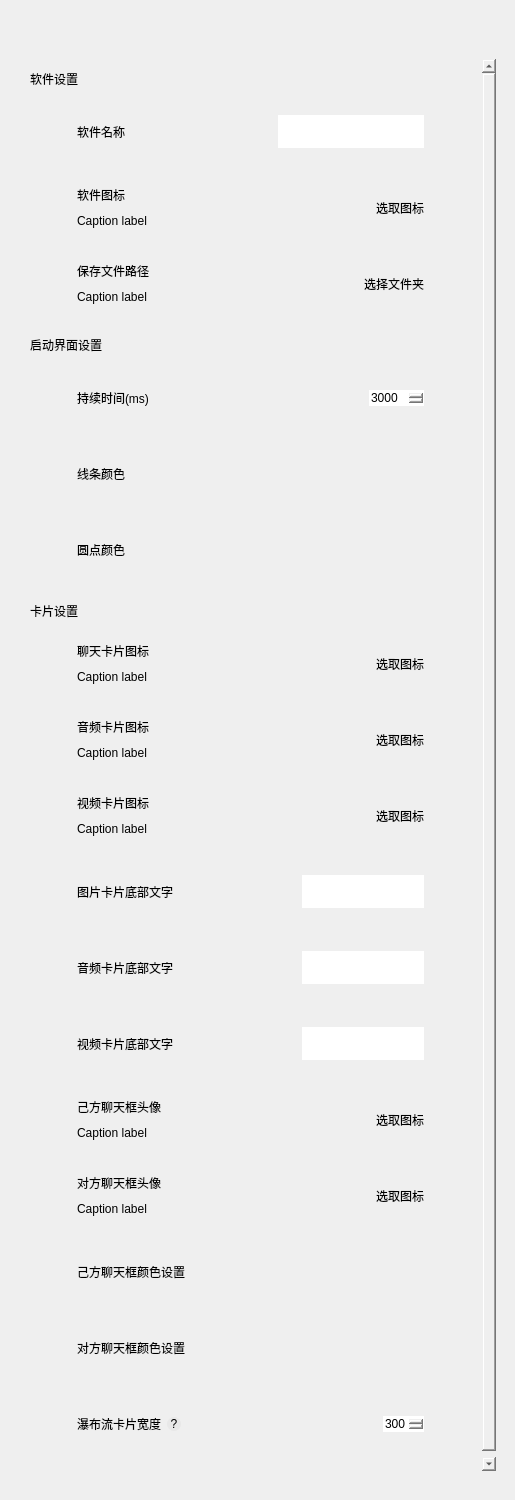
<?xml version="1.0" encoding="UTF-8"?>
<ui version="4.0">
 <class>Form</class>
 <widget class="QWidget" name="Form">
  <property name="geometry">
   <rect>
    <x>0</x>
    <y>0</y>
    <width>515</width>
    <height>1500</height>
   </rect>
  </property>
  <property name="windowTitle">
   <string>Form</string>
  </property>
  <layout class="QHBoxLayout" name="horizontalLayout">
   <property name="spacing">
    <number>6</number>
   </property>
   <property name="leftMargin">
    <number>10</number>
   </property>
   <property name="topMargin">
    <number>50</number>
   </property>
   <property name="rightMargin">
    <number>10</number>
   </property>
   <property name="bottomMargin">
    <number>20</number>
   </property>
   <item>
    <widget class="QWidget" name="widget" native="true">
     <property name="styleSheet">
      <string notr="true"/>
     </property>
     <layout class="QVBoxLayout" name="verticalLayout">
      <item>
       <widget class="ScrollArea" name="ScrollArea">
        <property name="styleSheet">
         <string notr="true">border:none;</string>
        </property>
        <property name="widgetResizable">
         <bool>true</bool>
        </property>
        <widget class="QWidget" name="scrollAreaWidgetContents">
         <property name="geometry">
          <rect>
           <x>0</x>
           <y>0</y>
           <width>477</width>
           <height>1444</height>
          </rect>
         </property>
         <layout class="QVBoxLayout" name="verticalLayout_14">
          <item>
           <layout class="QVBoxLayout" name="verticalLayout_13">
            <item>
             <widget class="QGroupBox" name="groupBox">
              <property name="styleSheet">
               <string notr="true">#groupBox {
	font: 12pt &quot;微软雅黑&quot;;
}</string>
              </property>
              <property name="title">
               <string>软件设置</string>
              </property>
              <layout class="QVBoxLayout" name="verticalLayout_8">
               <item>
                <spacer name="verticalSpacer">
                 <property name="orientation">
                  <enum>Qt::Vertical</enum>
                 </property>
                 <property name="sizeType">
                  <enum>QSizePolicy::Fixed</enum>
                 </property>
                 <property name="sizeHint" stdset="0">
                  <size>
                   <width>20</width>
                   <height>20</height>
                  </size>
                 </property>
                </spacer>
               </item>
               <item>
                <layout class="QVBoxLayout" name="verticalLayout_7">
                 <item>
                  <widget class="CardWidget" name="CardWidget">
                   <property name="minimumSize">
                    <size>
                     <width>0</width>
                     <height>70</height>
                    </size>
                   </property>
                   <property name="maximumSize">
                    <size>
                     <width>16777215</width>
                     <height>16777215</height>
                    </size>
                   </property>
                   <layout class="QHBoxLayout" name="horizontalLayout_3">
                    <property name="leftMargin">
                     <number>40</number>
                    </property>
                    <property name="rightMargin">
                     <number>40</number>
                    </property>
                    <item>
                     <layout class="QHBoxLayout" name="horizontalLayout_2">
                      <item>
                       <widget class="StrongBodyLabel" name="StrongBodyLabel">
                        <property name="text">
                         <string>软件名称</string>
                        </property>
                       </widget>
                      </item>
                      <item>
                       <spacer name="horizontalSpacer">
                        <property name="orientation">
                         <enum>Qt::Horizontal</enum>
                        </property>
                        <property name="sizeHint" stdset="0">
                         <size>
                          <width>40</width>
                          <height>20</height>
                         </size>
                        </property>
                       </spacer>
                      </item>
                      <item>
                       <widget class="LineEdit" name="LineEdit">
                        <property name="maximumSize">
                         <size>
                          <width>200</width>
                          <height>33</height>
                         </size>
                        </property>
                        <property name="text">
                         <string/>
                        </property>
                        <property name="alignment">
                         <set>Qt::AlignCenter</set>
                        </property>
                       </widget>
                      </item>
                     </layout>
                    </item>
                   </layout>
                  </widget>
                 </item>
                 <item>
                  <widget class="CardWidget" name="CardWidget_2">
                   <property name="minimumSize">
                    <size>
                     <width>0</width>
                     <height>70</height>
                    </size>
                   </property>
                   <layout class="QHBoxLayout" name="horizontalLayout_5">
                    <property name="leftMargin">
                     <number>40</number>
                    </property>
                    <property name="rightMargin">
                     <number>40</number>
                    </property>
                    <item>
                     <layout class="QHBoxLayout" name="horizontalLayout_4">
                      <item>
                       <layout class="QVBoxLayout" name="verticalLayout_2">
                        <property name="spacing">
                         <number>0</number>
                        </property>
                        <item>
                         <widget class="StrongBodyLabel" name="StrongBodyLabel_2">
                          <property name="text">
                           <string>软件图标</string>
                          </property>
                         </widget>
                        </item>
                        <item>
                         <widget class="CaptionLabel" name="CaptionLabel">
                          <property name="text">
                           <string>Caption label</string>
                          </property>
                         </widget>
                        </item>
                       </layout>
                      </item>
                      <item>
                       <spacer name="horizontalSpacer_2">
                        <property name="orientation">
                         <enum>Qt::Horizontal</enum>
                        </property>
                        <property name="sizeHint" stdset="0">
                         <size>
                          <width>40</width>
                          <height>20</height>
                         </size>
                        </property>
                       </spacer>
                      </item>
                      <item>
                       <widget class="PushButton" name="PushButton">
                        <property name="text">
                         <string>选取图标</string>
                        </property>
                       </widget>
                      </item>
                     </layout>
                    </item>
                   </layout>
                  </widget>
                 </item>
                 <item>
                  <widget class="CardWidget" name="CardWidget_3">
                   <property name="minimumSize">
                    <size>
                     <width>0</width>
                     <height>70</height>
                    </size>
                   </property>
                   <layout class="QHBoxLayout" name="horizontalLayout_6">
                    <property name="leftMargin">
                     <number>40</number>
                    </property>
                    <property name="rightMargin">
                     <number>40</number>
                    </property>
                    <item>
                     <layout class="QHBoxLayout" name="horizontalLayout_7">
                      <item>
                       <layout class="QVBoxLayout" name="verticalLayout_3">
                        <property name="spacing">
                         <number>0</number>
                        </property>
                        <item>
                         <widget class="StrongBodyLabel" name="StrongBodyLabel_3">
                          <property name="text">
                           <string>保存文件路径</string>
                          </property>
                         </widget>
                        </item>
                        <item>
                         <widget class="CaptionLabel" name="CaptionLabel_2">
                          <property name="text">
                           <string>Caption label</string>
                          </property>
                         </widget>
                        </item>
                       </layout>
                      </item>
                      <item>
                       <spacer name="horizontalSpacer_3">
                        <property name="orientation">
                         <enum>Qt::Horizontal</enum>
                        </property>
                        <property name="sizeHint" stdset="0">
                         <size>
                          <width>40</width>
                          <height>20</height>
                         </size>
                        </property>
                       </spacer>
                      </item>
                      <item>
                       <widget class="PushButton" name="PushButton_2">
                        <property name="text">
                         <string>选择文件夹</string>
                        </property>
                       </widget>
                      </item>
                     </layout>
                    </item>
                   </layout>
                  </widget>
                 </item>
                </layout>
               </item>
              </layout>
             </widget>
            </item>
            <item>
             <widget class="QGroupBox" name="groupBox_3">
              <property name="styleSheet">
               <string notr="true">#groupBox_3 {
	font: 12pt &quot;微软雅黑&quot;;
}</string>
              </property>
              <property name="title">
               <string>启动界面设置</string>
              </property>
              <layout class="QVBoxLayout" name="verticalLayout_10">
               <item>
                <spacer name="verticalSpacer_2">
                 <property name="orientation">
                  <enum>Qt::Vertical</enum>
                 </property>
                 <property name="sizeType">
                  <enum>QSizePolicy::Fixed</enum>
                 </property>
                 <property name="sizeHint" stdset="0">
                  <size>
                   <width>20</width>
                   <height>20</height>
                  </size>
                 </property>
                </spacer>
               </item>
               <item>
                <layout class="QVBoxLayout" name="verticalLayout_9">
                 <item>
                  <widget class="CardWidget" name="CardWidget_11">
                   <property name="minimumSize">
                    <size>
                     <width>0</width>
                     <height>70</height>
                    </size>
                   </property>
                   <layout class="QHBoxLayout" name="horizontalLayout_22">
                    <property name="leftMargin">
                     <number>40</number>
                    </property>
                    <property name="rightMargin">
                     <number>40</number>
                    </property>
                    <item>
                     <layout class="QHBoxLayout" name="horizontalLayout_23">
                      <item>
                       <widget class="StrongBodyLabel" name="StrongBodyLabel_11">
                        <property name="text">
                         <string>持续时间(ms)</string>
                        </property>
                       </widget>
                      </item>
                      <item>
                       <spacer name="horizontalSpacer_11">
                        <property name="orientation">
                         <enum>Qt::Horizontal</enum>
                        </property>
                        <property name="sizeHint" stdset="0">
                         <size>
                          <width>40</width>
                          <height>20</height>
                         </size>
                        </property>
                       </spacer>
                      </item>
                      <item>
                       <widget class="CompactSpinBox" name="CompactSpinBox_2">
                        <property name="minimum">
                         <number>3000</number>
                        </property>
                        <property name="maximum">
                         <number>10000</number>
                        </property>
                        <property name="singleStep">
                         <number>100</number>
                        </property>
                        <property name="value">
                         <number>3000</number>
                        </property>
                       </widget>
                      </item>
                     </layout>
                    </item>
                   </layout>
                  </widget>
                 </item>
                 <item>
                  <widget class="CardWidget" name="CardWidget_12">
                   <property name="minimumSize">
                    <size>
                     <width>0</width>
                     <height>70</height>
                    </size>
                   </property>
                   <layout class="QHBoxLayout" name="horizontalLayout_24">
                    <property name="leftMargin">
                     <number>40</number>
                    </property>
                    <property name="rightMargin">
                     <number>40</number>
                    </property>
                    <item>
                     <layout class="QHBoxLayout" name="horizontalLayout_25">
                      <item>
                       <widget class="StrongBodyLabel" name="StrongBodyLabel_12">
                        <property name="text">
                         <string>线条颜色</string>
                        </property>
                       </widget>
                      </item>
                      <item>
                       <spacer name="horizontalSpacer_12">
                        <property name="orientation">
                         <enum>Qt::Horizontal</enum>
                        </property>
                        <property name="sizeHint" stdset="0">
                         <size>
                          <width>40</width>
                          <height>20</height>
                         </size>
                        </property>
                       </spacer>
                      </item>
                     </layout>
                    </item>
                   </layout>
                  </widget>
                 </item>
                 <item>
                  <widget class="CardWidget" name="CardWidget_13">
                   <property name="minimumSize">
                    <size>
                     <width>0</width>
                     <height>70</height>
                    </size>
                   </property>
                   <layout class="QHBoxLayout" name="horizontalLayout_26">
                    <property name="leftMargin">
                     <number>40</number>
                    </property>
                    <property name="rightMargin">
                     <number>40</number>
                    </property>
                    <item>
                     <layout class="QHBoxLayout" name="horizontalLayout_27">
                      <item>
                       <widget class="StrongBodyLabel" name="StrongBodyLabel_13">
                        <property name="text">
                         <string>圆点颜色</string>
                        </property>
                       </widget>
                      </item>
                      <item>
                       <spacer name="horizontalSpacer_13">
                        <property name="orientation">
                         <enum>Qt::Horizontal</enum>
                        </property>
                        <property name="sizeHint" stdset="0">
                         <size>
                          <width>40</width>
                          <height>20</height>
                         </size>
                        </property>
                       </spacer>
                      </item>
                     </layout>
                    </item>
                   </layout>
                  </widget>
                 </item>
                </layout>
               </item>
              </layout>
             </widget>
            </item>
            <item>
             <widget class="QGroupBox" name="groupBox_2">
              <property name="styleSheet">
               <string notr="true">#groupBox_2 {
	font: 12pt &quot;微软雅黑&quot;;
}</string>
              </property>
              <property name="title">
               <string>卡片设置</string>
              </property>
              <layout class="QVBoxLayout" name="verticalLayout_12">
               <item>
                <layout class="QVBoxLayout" name="verticalLayout_11">
                 <item>
                  <spacer name="verticalSpacer_3">
                   <property name="orientation">
                    <enum>Qt::Vertical</enum>
                   </property>
                   <property name="sizeType">
                    <enum>QSizePolicy::Fixed</enum>
                   </property>
                   <property name="sizeHint" stdset="0">
                    <size>
                     <width>20</width>
                     <height>20</height>
                    </size>
                   </property>
                  </spacer>
                 </item>
                 <item>
                  <widget class="CardWidget" name="CardWidget_4">
                   <property name="minimumSize">
                    <size>
                     <width>0</width>
                     <height>70</height>
                    </size>
                   </property>
                   <layout class="QHBoxLayout" name="horizontalLayout_8">
                    <property name="leftMargin">
                     <number>40</number>
                    </property>
                    <property name="rightMargin">
                     <number>40</number>
                    </property>
                    <item>
                     <layout class="QHBoxLayout" name="horizontalLayout_9">
                      <item>
                       <layout class="QVBoxLayout" name="verticalLayout_4">
                        <property name="spacing">
                         <number>0</number>
                        </property>
                        <item>
                         <widget class="StrongBodyLabel" name="StrongBodyLabel_4">
                          <property name="text">
                           <string>聊天卡片图标</string>
                          </property>
                         </widget>
                        </item>
                        <item>
                         <widget class="CaptionLabel" name="CaptionLabel_3">
                          <property name="text">
                           <string>Caption label</string>
                          </property>
                         </widget>
                        </item>
                       </layout>
                      </item>
                      <item>
                       <spacer name="horizontalSpacer_4">
                        <property name="orientation">
                         <enum>Qt::Horizontal</enum>
                        </property>
                        <property name="sizeHint" stdset="0">
                         <size>
                          <width>40</width>
                          <height>20</height>
                         </size>
                        </property>
                       </spacer>
                      </item>
                      <item>
                       <widget class="PushButton" name="PushButton_3">
                        <property name="text">
                         <string>选取图标</string>
                        </property>
                       </widget>
                      </item>
                     </layout>
                    </item>
                   </layout>
                  </widget>
                 </item>
                 <item>
                  <widget class="CardWidget" name="CardWidget_5">
                   <property name="minimumSize">
                    <size>
                     <width>0</width>
                     <height>70</height>
                    </size>
                   </property>
                   <layout class="QHBoxLayout" name="horizontalLayout_10">
                    <property name="leftMargin">
                     <number>40</number>
                    </property>
                    <property name="rightMargin">
                     <number>40</number>
                    </property>
                    <item>
                     <layout class="QHBoxLayout" name="horizontalLayout_11">
                      <item>
                       <layout class="QVBoxLayout" name="verticalLayout_5">
                        <property name="spacing">
                         <number>0</number>
                        </property>
                        <item>
                         <widget class="StrongBodyLabel" name="StrongBodyLabel_5">
                          <property name="text">
                           <string>音频卡片图标</string>
                          </property>
                         </widget>
                        </item>
                        <item>
                         <widget class="CaptionLabel" name="CaptionLabel_4">
                          <property name="text">
                           <string>Caption label</string>
                          </property>
                         </widget>
                        </item>
                       </layout>
                      </item>
                      <item>
                       <spacer name="horizontalSpacer_5">
                        <property name="orientation">
                         <enum>Qt::Horizontal</enum>
                        </property>
                        <property name="sizeHint" stdset="0">
                         <size>
                          <width>40</width>
                          <height>20</height>
                         </size>
                        </property>
                       </spacer>
                      </item>
                      <item>
                       <widget class="PushButton" name="PushButton_4">
                        <property name="text">
                         <string>选取图标</string>
                        </property>
                       </widget>
                      </item>
                     </layout>
                    </item>
                   </layout>
                  </widget>
                 </item>
                 <item>
                  <widget class="CardWidget" name="CardWidget_6">
                   <property name="minimumSize">
                    <size>
                     <width>0</width>
                     <height>70</height>
                    </size>
                   </property>
                   <layout class="QHBoxLayout" name="horizontalLayout_12">
                    <property name="leftMargin">
                     <number>40</number>
                    </property>
                    <property name="rightMargin">
                     <number>40</number>
                    </property>
                    <item>
                     <layout class="QHBoxLayout" name="horizontalLayout_13">
                      <item>
                       <layout class="QVBoxLayout" name="verticalLayout_6">
                        <property name="spacing">
                         <number>0</number>
                        </property>
                        <item>
                         <widget class="StrongBodyLabel" name="StrongBodyLabel_6">
                          <property name="text">
                           <string>视频卡片图标</string>
                          </property>
                         </widget>
                        </item>
                        <item>
                         <widget class="CaptionLabel" name="CaptionLabel_5">
                          <property name="text">
                           <string>Caption label</string>
                          </property>
                         </widget>
                        </item>
                       </layout>
                      </item>
                      <item>
                       <spacer name="horizontalSpacer_6">
                        <property name="orientation">
                         <enum>Qt::Horizontal</enum>
                        </property>
                        <property name="sizeHint" stdset="0">
                         <size>
                          <width>40</width>
                          <height>20</height>
                         </size>
                        </property>
                       </spacer>
                      </item>
                      <item>
                       <widget class="PushButton" name="PushButton_5">
                        <property name="text">
                         <string>选取图标</string>
                        </property>
                       </widget>
                      </item>
                     </layout>
                    </item>
                   </layout>
                  </widget>
                 </item>
                 <item>
                  <widget class="CardWidget" name="CardWidget_7">
                   <property name="minimumSize">
                    <size>
                     <width>0</width>
                     <height>70</height>
                    </size>
                   </property>
                   <layout class="QHBoxLayout" name="horizontalLayout_14">
                    <property name="leftMargin">
                     <number>40</number>
                    </property>
                    <property name="rightMargin">
                     <number>40</number>
                    </property>
                    <item>
                     <layout class="QHBoxLayout" name="horizontalLayout_15">
                      <item>
                       <widget class="StrongBodyLabel" name="StrongBodyLabel_7">
                        <property name="text">
                         <string>图片卡片底部文字</string>
                        </property>
                       </widget>
                      </item>
                      <item>
                       <spacer name="horizontalSpacer_7">
                        <property name="orientation">
                         <enum>Qt::Horizontal</enum>
                        </property>
                        <property name="sizeHint" stdset="0">
                         <size>
                          <width>40</width>
                          <height>20</height>
                         </size>
                        </property>
                       </spacer>
                      </item>
                      <item>
                       <widget class="LineEdit" name="LineEdit_2">
                        <property name="maximumSize">
                         <size>
                          <width>200</width>
                          <height>33</height>
                         </size>
                        </property>
                        <property name="text">
                         <string/>
                        </property>
                        <property name="alignment">
                         <set>Qt::AlignCenter</set>
                        </property>
                       </widget>
                      </item>
                     </layout>
                    </item>
                   </layout>
                  </widget>
                 </item>
                 <item>
                  <widget class="CardWidget" name="CardWidget_16">
                   <property name="minimumSize">
                    <size>
                     <width>0</width>
                     <height>70</height>
                    </size>
                   </property>
                   <layout class="QHBoxLayout" name="horizontalLayout_36">
                    <property name="leftMargin">
                     <number>40</number>
                    </property>
                    <property name="rightMargin">
                     <number>40</number>
                    </property>
                    <item>
                     <layout class="QHBoxLayout" name="horizontalLayout_37">
                      <item>
                       <widget class="StrongBodyLabel" name="StrongBodyLabel_18">
                        <property name="text">
                         <string>音频卡片底部文字</string>
                        </property>
                       </widget>
                      </item>
                      <item>
                       <spacer name="horizontalSpacer_18">
                        <property name="orientation">
                         <enum>Qt::Horizontal</enum>
                        </property>
                        <property name="sizeHint" stdset="0">
                         <size>
                          <width>40</width>
                          <height>20</height>
                         </size>
                        </property>
                       </spacer>
                      </item>
                      <item>
                       <widget class="LineEdit" name="LineEdit_3">
                        <property name="maximumSize">
                         <size>
                          <width>200</width>
                          <height>33</height>
                         </size>
                        </property>
                        <property name="text">
                         <string/>
                        </property>
                        <property name="alignment">
                         <set>Qt::AlignCenter</set>
                        </property>
                       </widget>
                      </item>
                     </layout>
                    </item>
                   </layout>
                  </widget>
                 </item>
                 <item>
                  <widget class="CardWidget" name="CardWidget_17">
                   <property name="minimumSize">
                    <size>
                     <width>0</width>
                     <height>70</height>
                    </size>
                   </property>
                   <layout class="QHBoxLayout" name="horizontalLayout_38">
                    <property name="leftMargin">
                     <number>40</number>
                    </property>
                    <property name="rightMargin">
                     <number>40</number>
                    </property>
                    <item>
                     <layout class="QHBoxLayout" name="horizontalLayout_39">
                      <item>
                       <widget class="StrongBodyLabel" name="StrongBodyLabel_19">
                        <property name="text">
                         <string>视频卡片底部文字</string>
                        </property>
                       </widget>
                      </item>
                      <item>
                       <spacer name="horizontalSpacer_19">
                        <property name="orientation">
                         <enum>Qt::Horizontal</enum>
                        </property>
                        <property name="sizeHint" stdset="0">
                         <size>
                          <width>40</width>
                          <height>20</height>
                         </size>
                        </property>
                       </spacer>
                      </item>
                      <item>
                       <widget class="LineEdit" name="LineEdit_4">
                        <property name="maximumSize">
                         <size>
                          <width>200</width>
                          <height>33</height>
                         </size>
                        </property>
                        <property name="text">
                         <string/>
                        </property>
                        <property name="alignment">
                         <set>Qt::AlignCenter</set>
                        </property>
                       </widget>
                      </item>
                     </layout>
                    </item>
                   </layout>
                  </widget>
                 </item>
                 <item>
                  <widget class="CardWidget" name="CardWidget_14">
                   <property name="minimumSize">
                    <size>
                     <width>0</width>
                     <height>70</height>
                    </size>
                   </property>
                   <layout class="QHBoxLayout" name="horizontalLayout_28">
                    <property name="leftMargin">
                     <number>40</number>
                    </property>
                    <property name="rightMargin">
                     <number>40</number>
                    </property>
                    <item>
                     <layout class="QHBoxLayout" name="horizontalLayout_29">
                      <item>
                       <layout class="QVBoxLayout" name="verticalLayout_15">
                        <property name="spacing">
                         <number>0</number>
                        </property>
                        <item>
                         <widget class="StrongBodyLabel" name="StrongBodyLabel_14">
                          <property name="text">
                           <string>己方聊天框头像</string>
                          </property>
                         </widget>
                        </item>
                        <item>
                         <widget class="CaptionLabel" name="CaptionLabel_6">
                          <property name="text">
                           <string>Caption label</string>
                          </property>
                         </widget>
                        </item>
                       </layout>
                      </item>
                      <item>
                       <spacer name="horizontalSpacer_14">
                        <property name="orientation">
                         <enum>Qt::Horizontal</enum>
                        </property>
                        <property name="sizeHint" stdset="0">
                         <size>
                          <width>40</width>
                          <height>20</height>
                         </size>
                        </property>
                       </spacer>
                      </item>
                      <item>
                       <widget class="PushButton" name="PushButton_10">
                        <property name="text">
                         <string>选取图标</string>
                        </property>
                       </widget>
                      </item>
                     </layout>
                    </item>
                   </layout>
                  </widget>
                 </item>
                 <item>
                  <widget class="CardWidget" name="CardWidget_15">
                   <property name="minimumSize">
                    <size>
                     <width>0</width>
                     <height>70</height>
                    </size>
                   </property>
                   <layout class="QHBoxLayout" name="horizontalLayout_30">
                    <property name="leftMargin">
                     <number>40</number>
                    </property>
                    <property name="rightMargin">
                     <number>40</number>
                    </property>
                    <item>
                     <layout class="QHBoxLayout" name="horizontalLayout_31">
                      <item>
                       <layout class="QVBoxLayout" name="verticalLayout_16">
                        <property name="spacing">
                         <number>0</number>
                        </property>
                        <item>
                         <widget class="StrongBodyLabel" name="StrongBodyLabel_15">
                          <property name="text">
                           <string>对方聊天框头像</string>
                          </property>
                         </widget>
                        </item>
                        <item>
                         <widget class="CaptionLabel" name="CaptionLabel_7">
                          <property name="text">
                           <string>Caption label</string>
                          </property>
                         </widget>
                        </item>
                       </layout>
                      </item>
                      <item>
                       <spacer name="horizontalSpacer_15">
                        <property name="orientation">
                         <enum>Qt::Horizontal</enum>
                        </property>
                        <property name="sizeHint" stdset="0">
                         <size>
                          <width>40</width>
                          <height>20</height>
                         </size>
                        </property>
                       </spacer>
                      </item>
                      <item>
                       <widget class="PushButton" name="PushButton_11">
                        <property name="text">
                         <string>选取图标</string>
                        </property>
                       </widget>
                      </item>
                     </layout>
                    </item>
                   </layout>
                  </widget>
                 </item>
                 <item>
                  <widget class="CardWidget" name="CardWidget_8">
                   <property name="minimumSize">
                    <size>
                     <width>0</width>
                     <height>70</height>
                    </size>
                   </property>
                   <layout class="QHBoxLayout" name="horizontalLayout_16">
                    <property name="leftMargin">
                     <number>40</number>
                    </property>
                    <property name="rightMargin">
                     <number>40</number>
                    </property>
                    <item>
                     <layout class="QHBoxLayout" name="horizontalLayout_17">
                      <item>
                       <widget class="StrongBodyLabel" name="StrongBodyLabel_8">
                        <property name="text">
                         <string>己方聊天框颜色设置</string>
                        </property>
                       </widget>
                      </item>
                      <item>
                       <spacer name="horizontalSpacer_8">
                        <property name="orientation">
                         <enum>Qt::Horizontal</enum>
                        </property>
                        <property name="sizeHint" stdset="0">
                         <size>
                          <width>40</width>
                          <height>20</height>
                         </size>
                        </property>
                       </spacer>
                      </item>
                     </layout>
                    </item>
                   </layout>
                  </widget>
                 </item>
                 <item>
                  <widget class="CardWidget" name="CardWidget_9">
                   <property name="minimumSize">
                    <size>
                     <width>0</width>
                     <height>70</height>
                    </size>
                   </property>
                   <layout class="QHBoxLayout" name="horizontalLayout_18">
                    <property name="leftMargin">
                     <number>40</number>
                    </property>
                    <property name="rightMargin">
                     <number>40</number>
                    </property>
                    <item>
                     <layout class="QHBoxLayout" name="horizontalLayout_19">
                      <item>
                       <widget class="StrongBodyLabel" name="StrongBodyLabel_9">
                        <property name="text">
                         <string>对方聊天框颜色设置</string>
                        </property>
                       </widget>
                      </item>
                      <item>
                       <spacer name="horizontalSpacer_9">
                        <property name="orientation">
                         <enum>Qt::Horizontal</enum>
                        </property>
                        <property name="sizeHint" stdset="0">
                         <size>
                          <width>40</width>
                          <height>20</height>
                         </size>
                        </property>
                       </spacer>
                      </item>
                     </layout>
                    </item>
                   </layout>
                  </widget>
                 </item>
                 <item>
                  <widget class="CardWidget" name="CardWidget_10">
                   <property name="minimumSize">
                    <size>
                     <width>0</width>
                     <height>70</height>
                    </size>
                   </property>
                   <layout class="QHBoxLayout" name="horizontalLayout_20">
                    <property name="leftMargin">
                     <number>40</number>
                    </property>
                    <property name="rightMargin">
                     <number>40</number>
                    </property>
                    <item>
                     <layout class="QHBoxLayout" name="horizontalLayout_21">
                      <item>
                       <widget class="StrongBodyLabel" name="StrongBodyLabel_10">
                        <property name="text">
                         <string>瀑布流卡片宽度</string>
                        </property>
                       </widget>
                      </item>
                      <item>
                       <widget class="QPushButton" name="pushButton">
                        <property name="minimumSize">
                         <size>
                          <width>14</width>
                          <height>14</height>
                         </size>
                        </property>
                        <property name="toolTip">
                         <string>该修改需要重启生效</string>
                        </property>
                        <property name="styleSheet">
                         <string notr="true">border-radius:7px;
background-color: rgb(232, 232, 232);</string>
                        </property>
                        <property name="text">
                         <string>?</string>
                        </property>
                       </widget>
                      </item>
                      <item>
                       <spacer name="horizontalSpacer_10">
                        <property name="orientation">
                         <enum>Qt::Horizontal</enum>
                        </property>
                        <property name="sizeHint" stdset="0">
                         <size>
                          <width>40</width>
                          <height>20</height>
                         </size>
                        </property>
                       </spacer>
                      </item>
                      <item>
                       <widget class="CompactSpinBox" name="CompactSpinBox">
                        <property name="minimum">
                         <number>200</number>
                        </property>
                        <property name="maximum">
                         <number>350</number>
                        </property>
                        <property name="singleStep">
                         <number>10</number>
                        </property>
                        <property name="value">
                         <number>300</number>
                        </property>
                       </widget>
                      </item>
                     </layout>
                    </item>
                   </layout>
                  </widget>
                 </item>
                </layout>
               </item>
              </layout>
             </widget>
            </item>
           </layout>
          </item>
         </layout>
        </widget>
       </widget>
      </item>
     </layout>
    </widget>
   </item>
  </layout>
 </widget>
 <customwidgets>
  <customwidget>
   <class>PushButton</class>
   <extends>QPushButton</extends>
   <header>qfluentwidgets</header>
  </customwidget>
  <customwidget>
   <class>CardWidget</class>
   <extends>QFrame</extends>
   <header>qfluentwidgets</header>
   <container>1</container>
  </customwidget>
  <customwidget>
   <class>ScrollArea</class>
   <extends>QScrollArea</extends>
   <header>qfluentwidgets</header>
   <container>1</container>
  </customwidget>
  <customwidget>
   <class>CaptionLabel</class>
   <extends>QLabel</extends>
   <header>qfluentwidgets</header>
  </customwidget>
  <customwidget>
   <class>StrongBodyLabel</class>
   <extends>QLabel</extends>
   <header>qfluentwidgets</header>
  </customwidget>
  <customwidget>
   <class>LineEdit</class>
   <extends>QLineEdit</extends>
   <header>qfluentwidgets</header>
  </customwidget>
  <customwidget>
   <class>CompactSpinBox</class>
   <extends>QSpinBox</extends>
   <header>qfluentwidgets</header>
  </customwidget>
 </customwidgets>
 <resources/>
 <connections/>
</ui>
